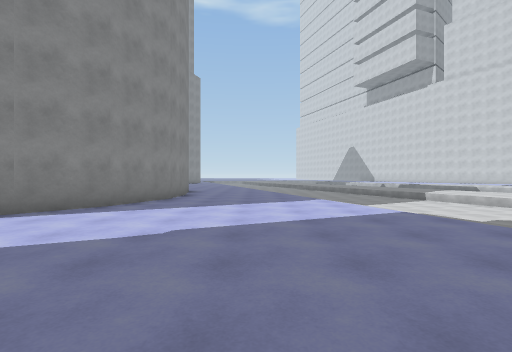
View 1 (above)

13 first-person views from a walk through a scene from a Unity 3-D project. The camera is 1.3 m above the floor, looks level and sees 85° across. The floor is counted in squares, 2 m on a side. Each view is taken from the middle of a square. On the plan, view 1 faces up. The plan holds only what a view shows up to about 9 squares ahead; the rest is blank. The place goes on beyond the plan.

View 2
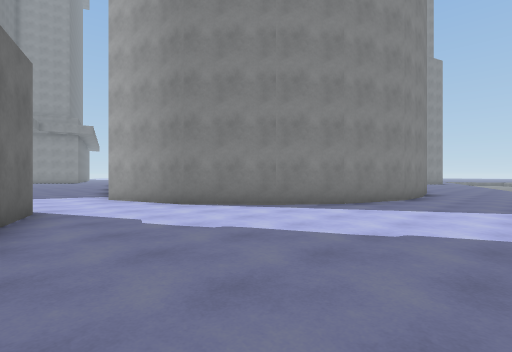

View 3
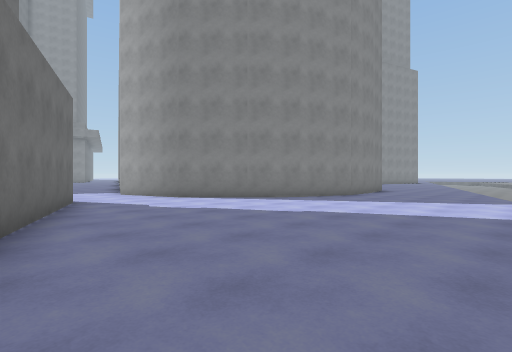

View 4
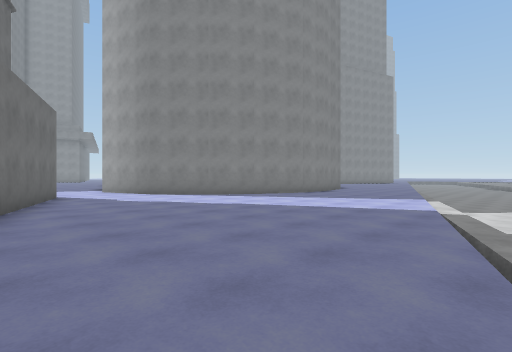

View 5
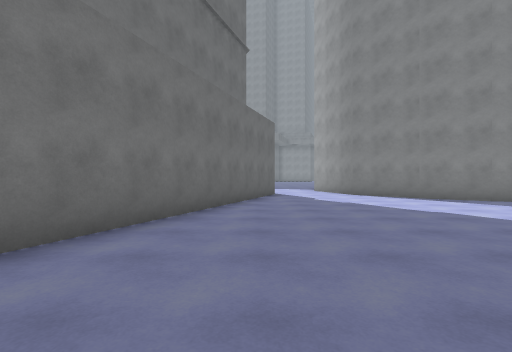

View 6
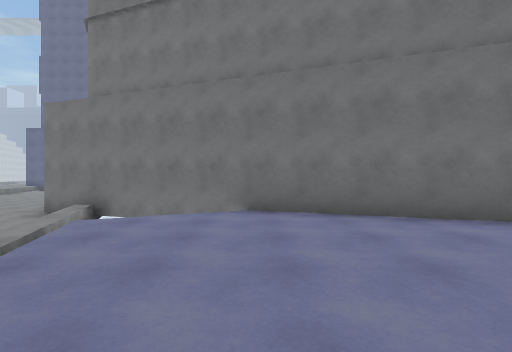

View 7
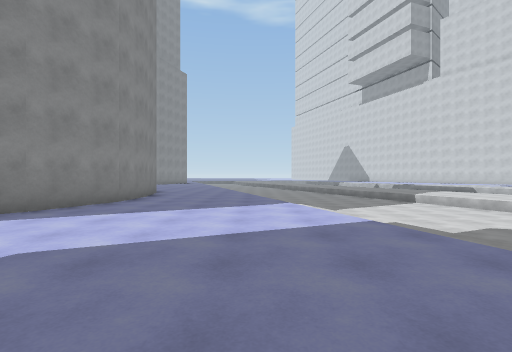

View 8
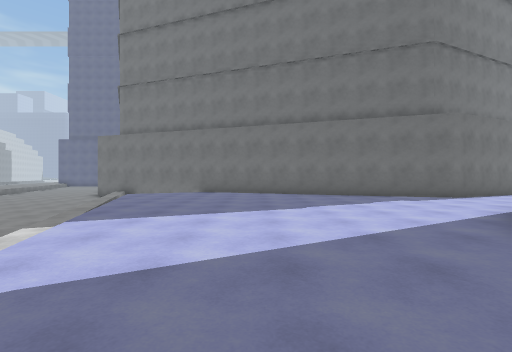

View 9
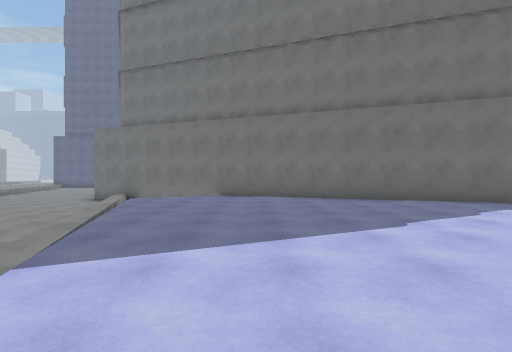

View 10
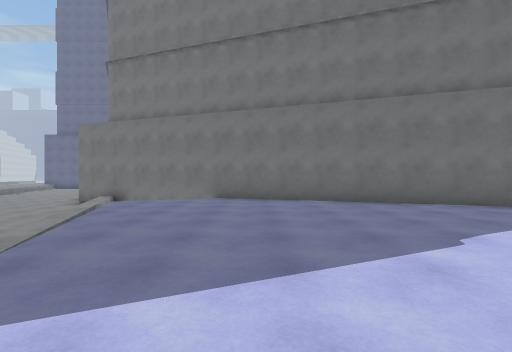

View 11
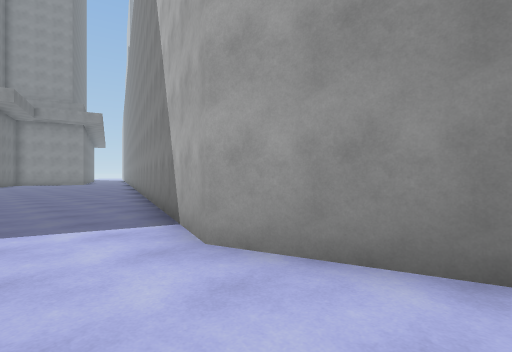

View 12
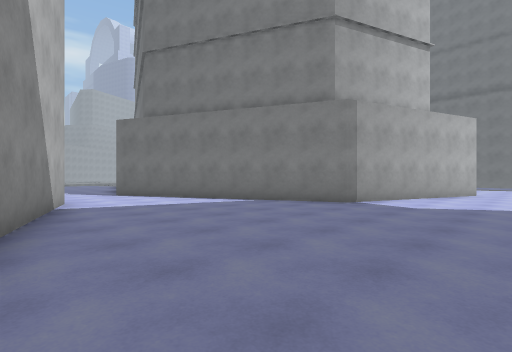

View 13
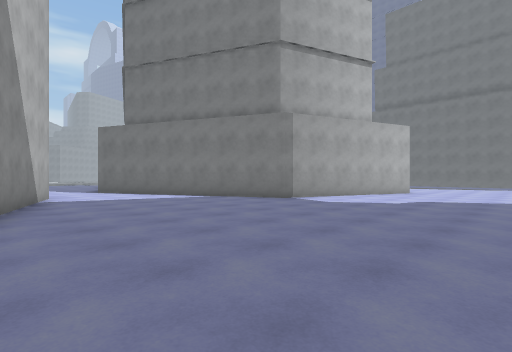

### Floor plan
Key: @ floor where view 1 was taken; # wall or solid block; . floor; = window, fence, low wall or low ledge; v drop or lower ground.
Columns run from 18 left of view 1 to 6 right of it. Each row starts with its distance up from view 1.
 10                #....vvvvv
  9                #....vvvvv
  8                #.....vvvv
  7                #.....vvvv
  6               ##.....vvvv
  5    ###       ##......v v
  4 .....####  ###.......=vv
  3 ........####..........vvv
  2 ......................vvv
  1 ......................vvv
  0 ...........####...@....vv
 -1 ........####  ####.....vv
 -2 ......###        ###.  vv
 -3 .....##            #####v
 -4 .....#                 ##
 -5 .....#
 -6  ...##
 -7  ...#

Where each view was taken, in squares from view 1:
view 1: 0 up, 0 right, facing up
view 2: 0 up, 0 right, facing up-left
view 3: 1 down, 2 right, facing up-left
view 4: 1 down, 4 right, facing up-left
view 5: 0 up, 4 right, facing left
view 6: 3 up, 2 right, facing down
view 7: 1 up, 1 right, facing up
view 8: 9 up, 0 right, facing down
view 9: 7 up, 1 right, facing down
view 10: 6 up, 1 right, facing down
view 11: 1 up, 6 left, facing up-left
view 12: 4 up, 16 left, facing down-right
view 13: 4 up, 18 left, facing down-right
